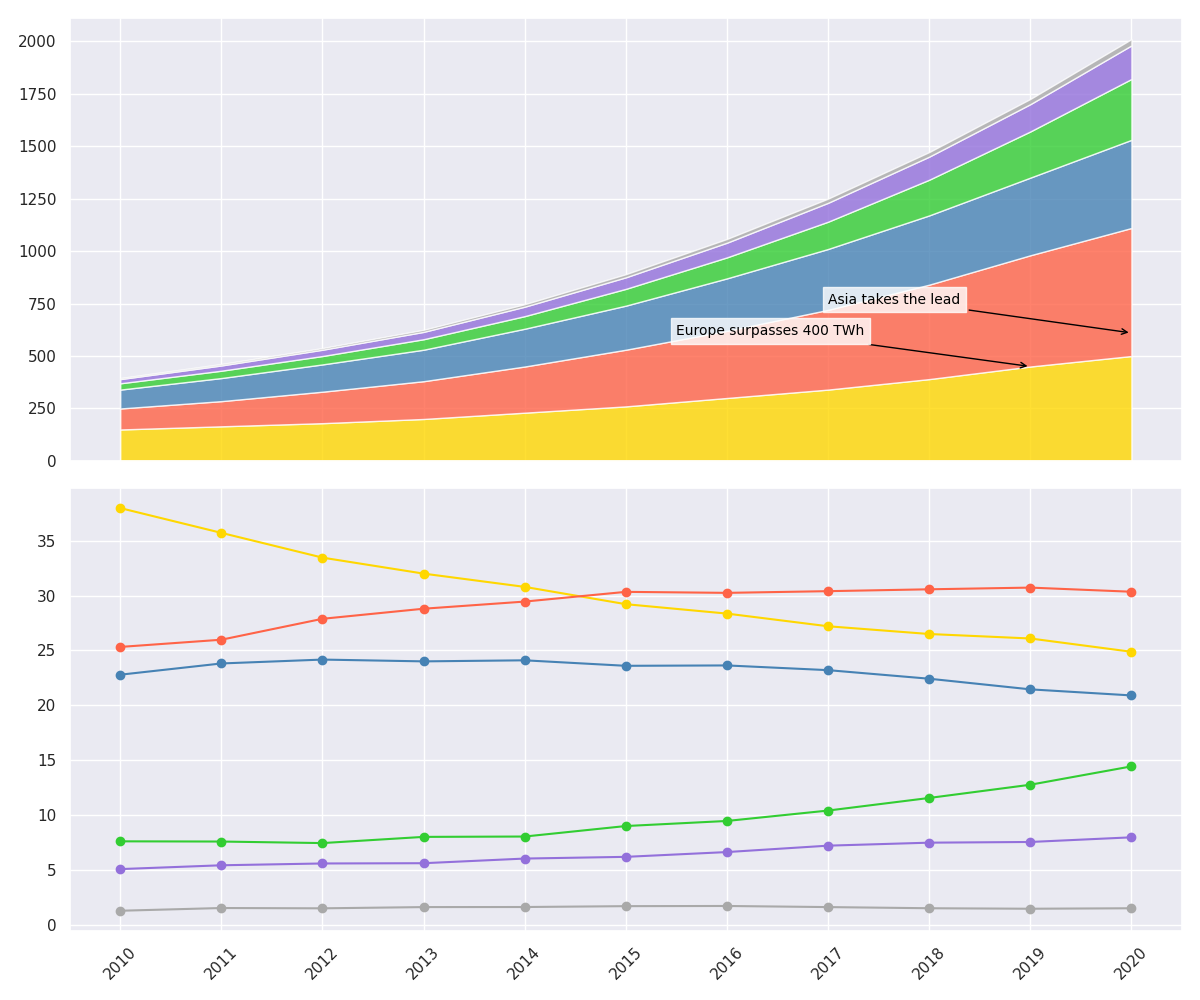

The script that drew this image:
import matplotlib.pyplot as plt
import numpy as np

years = np.arange(2010, 2021)
europe_renewables = np.array([150, 165, 180, 200, 230, 260, 300, 340, 390, 450, 500])
asia_renewables = np.array([100, 120, 150, 180, 220, 270, 320, 380, 450, 530, 610])
north_america_renewables = np.array([90, 110, 130, 150, 180, 210, 250, 290, 330, 370, 420])
africa_renewables = np.array([30, 35, 40, 50, 60, 80, 100, 130, 170, 220, 290])
oceania_renewables = np.array([20, 25, 30, 35, 45, 55, 70, 90, 110, 130, 160])
antarctica_renewables = np.array([5, 7, 8, 10, 12, 15, 18, 20, 22, 25, 30])

total_renewables = (europe_renewables + asia_renewables + north_america_renewables +
                    africa_renewables + oceania_renewables + antarctica_renewables)

europe_share = (europe_renewables / total_renewables) * 100
asia_share = (asia_renewables / total_renewables) * 100
north_america_share = (north_america_renewables / total_renewables) * 100
africa_share = (africa_renewables / total_renewables) * 100
oceania_share = (oceania_renewables / total_renewables) * 100
antarctica_share = (antarctica_renewables / total_renewables) * 100

fig, ((ax1, ax2)) = plt.subplots(2, 1, figsize=(12, 10), sharex=True)

ax1.stackplot(years, europe_renewables, asia_renewables, north_america_renewables,
              africa_renewables, oceania_renewables, antarctica_renewables,
              colors=['#FFD700', '#FF6347', '#4682B4', '#32CD32', '#9370DB', '#A9A9A9'], alpha=0.8)

ax1.annotate('Europe surpasses 400 TWh', xy=(2019, 450), xytext=(2015.5, 600),
             arrowprops=dict(arrowstyle='->', color='black'), color='black', fontsize=10, bbox=dict(facecolor='white', alpha=0.8))

ax1.annotate('Asia takes the lead', xy=(2020, 610), xytext=(2017, 750),
             arrowprops=dict(arrowstyle='->', color='black'), color='black', fontsize=10, bbox=dict(facecolor='white', alpha=0.8))

ax2.plot(years, europe_share, color='#FFD700', marker='o')
ax2.plot(years, asia_share, color='#FF6347', marker='o')
ax2.plot(years, north_america_share, color='#4682B4', marker='o')
ax2.plot(years, africa_share, color='#32CD32', marker='o')
ax2.plot(years, oceania_share, color='#9370DB', marker='o')
ax2.plot(years, antarctica_share, color='#A9A9A9', marker='o')

plt.xticks(years, rotation=45)
plt.tight_layout()
plt.show()
